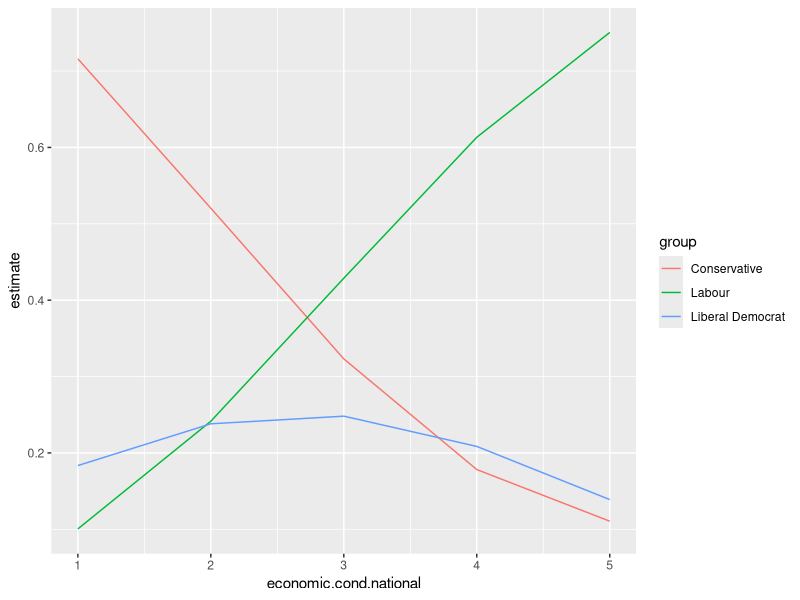
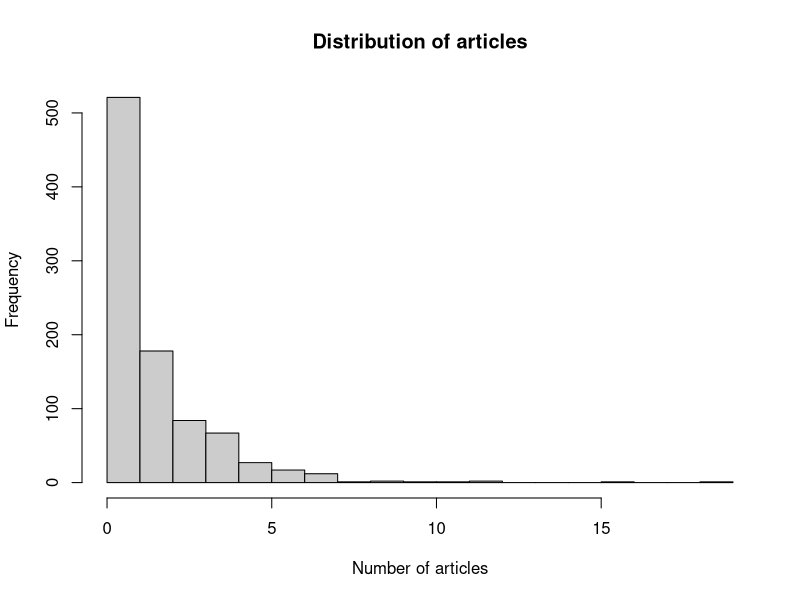

Here is the R script that generated these plots, in order: (Note: this script raises an error after producing the figures.)

# Setup -------------------------------------------------------------------
library(dplyr)
library(carData)
library(MASS)
library(nnet)
library(pscl)
library(AER)
library(marginaleffects)
library(ggplot2)
library(survival)
library(broom)
data(BEPS)
data(bioChemists)
data(cancer, package="survival")


# Classwork ---------------------------------------------------------------
##1.1
table(BEPS$economic.cond.national)
BEPS$econ_ord = factor(BEPS$economic.cond.national, ordered = TRUE)
# The distribution is skewed to the right with the 3 & 4 answers having the highest responses. 
# We do not expect the difference between each numbered answer to be exactly the same for respondents. It's reasonable to assume that the distance of 3 to 4 would not be exactly the same as the distance between 4 to 5 for a person who is ranking their choices- the distance between 'a little' and 'much worse' may be different than 'a little' and 'stayed the same'

m_ologit = polr(econ_ord ~ age + gender + Europe + political.knowledge,
                data = BEPS, Hess = TRUE)
summary(m_ologit)

# The raw coefficient on Europe is -0.123 which implies that a person's political knowledge decreases their optimism for the economy. 

avg_slopes(m_ologit)

# Europe: Groups 1/2/3 have positive signs; Groups 4/5 have negative signs. 
# Attitude towards European integration
# 0.0029 / 0.0158 / 0.00975
# -0.0222 / -0.0062
# Having more pro-integration attitudes decreases a person's optimism 
(-0.0222-0.0062)/2
# The average impact between these two is -0.0142 


predictions(m_ologit,
            newdata=datagrid(gender=c("female","male")))

# Pessimistic category: female & male estimates are similar.
# Optimistic category: men is slightly higher, but only by a little bit
# The difference is quite low across the board

library(dplyr)
preds = tidy(predictions(m_ologit, by = "gender"))
preds             

women1 = preds %>% filter(group==1 & gender == "female") %>% pull(estimate)

women2 = preds %>% filter(group==2 & gender == "female") %>% pull(estimate)

women1+women2

# factors = numbers are linked to categories

##1.2

BEPS$vote = relevel(BEPS$vote, ref = "Conservative")
m_mlogit = multinom(vote ~ economic.cond.national + Blair + Hague +
                      Kennedy + Europe, data = BEPS, trace = FALSE)
summary(m_mlogit)

# Conservative = reference
# Positive feelings about Tony Blair increases likelihood to vote labour by a lot whereas it has much less of an effect on the likelihood to vote liberal democrat.

# If it was negative ; shifts probability lower than reference

avg_slopes(m_mlogit)

# Blair: Labour: 0.1
# Positive feelings of Blair increases likelihood of voting Labour(especially compared to the negative coefficients on the other parties). 

# For parties, the IIA fails when there are close substitutes. If two parties share very similar ideologies this could violate the assumption.

predictions(m_mlogit, by = "economic.cond.national")
# If you think the economy is very bad, you are 70% likely to vote conservative ?????


pred = tidy(predictions(m_mlogit, by = "economic.cond.national"))

ggplot(pred, aes(x=economic.cond.national, y=estimate, color=group))+ geom_line()

##1.3

summary(bioChemists$art)
var(bioChemists$art)
pdf("art_histogram.pdf", width = 6, height = 4)
hist(bioChemists$art, breaks = 20, main = "Distribution of articles",
     xlab = "Number of articles", col = "gray80")
dev.off()

# Mean = 1.693
# Variance = 3.709
# The mean and variance are over 2 points away from eachother and the histogram shows a significant left skew which would indicate overdispersion
3.7-1.6

m_pois = glm(art ~ fem + mar + kid5 + phd + ment,
             data = bioChemists, family = poisson)
summary(m_pois)
# ment = 0.025543
exp(0.025543)
# = 1.025
# A one unit increase in mentor articles multiplies student articles by 1.025
# Residual deviance: 1634.4  on 909  degrees of freedom

1634.4/909 # = over 1

dispersiontest(m_pois)

# over 1, 1.82454 ; p value is quite low so it would be significant. It is similar to the calculation above. This indicates significant overdispertion. The Poisson standard errors would be too small.

## 1.4

m_nb = glm.nb(art ~ fem + mar + kid5 + phd + ment,
              data = bioChemists)
summary(m_nb)

# The coefficients are quite similar. The theta is 2.264 which suggests that there is overdispersion but it's not too intense.

AIC(m_pois, m_nb)

# The AIC results are relatively similar, 3314.113 and 3135.917. The negative binomial model has a lower result. Overdispersion appears to be an important part of this data which should be taken into account.

predictions(m_nb, newdata = datagrid(fem = c("Men", "Women")))


# The predictions are 2.05 for men and 1.65 for women; the confidence intervals are 1.8-2.32 & 1.44-1.88 respectively. The predicted number of articles for men is  higher than estimated for women. There is a 0.4 difference between these estimates. The confidence intervals do overlap a bit at the lower end of the men's CI and higher end of the women's CI since 1.88 would be included within the men's CI.


# The Poisson standard errors would be too small. Overdispersion is indicated from the variance-to-mean ratio and the proper dispersion test. There is a lower AIC for the negative binomial model which further indicates Poisson is not the proper model and the negative binomial model would suit it better. The prediction results show that there is a difference in predicted articles for men and women, although the confidence intervals do slightly overlap. The negative binomial model  coefficients show there is a statistically significant effect of being a woman and having a kid as decreasing published articles whereas having a mentor increases it. 


# 2.1 ---------------------------------------------------------------------

lung$dead = lung$status- 1

summary(lung)

table(lung$dead)

165/228
# There are 228 observations across 11 variables. There are 63 people who died and 165 are censored. About 72% of patients are censored in the data which is a significant majority of the observations. This means that they survived to the end of the data recording though that is not a estimate of their subsequent health outcomes.

survfit(Surv(time, dead)~1, data=lung)
summary(km1)
median(km1)

# The estimated median survival time is 310. This means that the median person is expected to survive 310 days or around 10 months. 

survfit(Surv(time, dead)~sex, data=lung)

sfs <- survfit(Surv(time, dead)~sex, data=lung) # 2=female
sfs_df <- broom::tidy(sfs)
sfs_df


ggplot(sfs_df, aes(time, estimate, color=strata))+
  geom_ribbon(aes(ymin=conf.low, ymax=conf.high), alpha = 0.2)+
  geom_step()

survdiff(Surv(time, dead)~sex, data=lung)
  
# The confidence intervals do overlap throughout the estimations. There is a cutoff where it appears that the men overall last longer than the women, though this is also where the most overlap is for the confidence intervals. The p=0.001 which indicates significance according to sex.  
